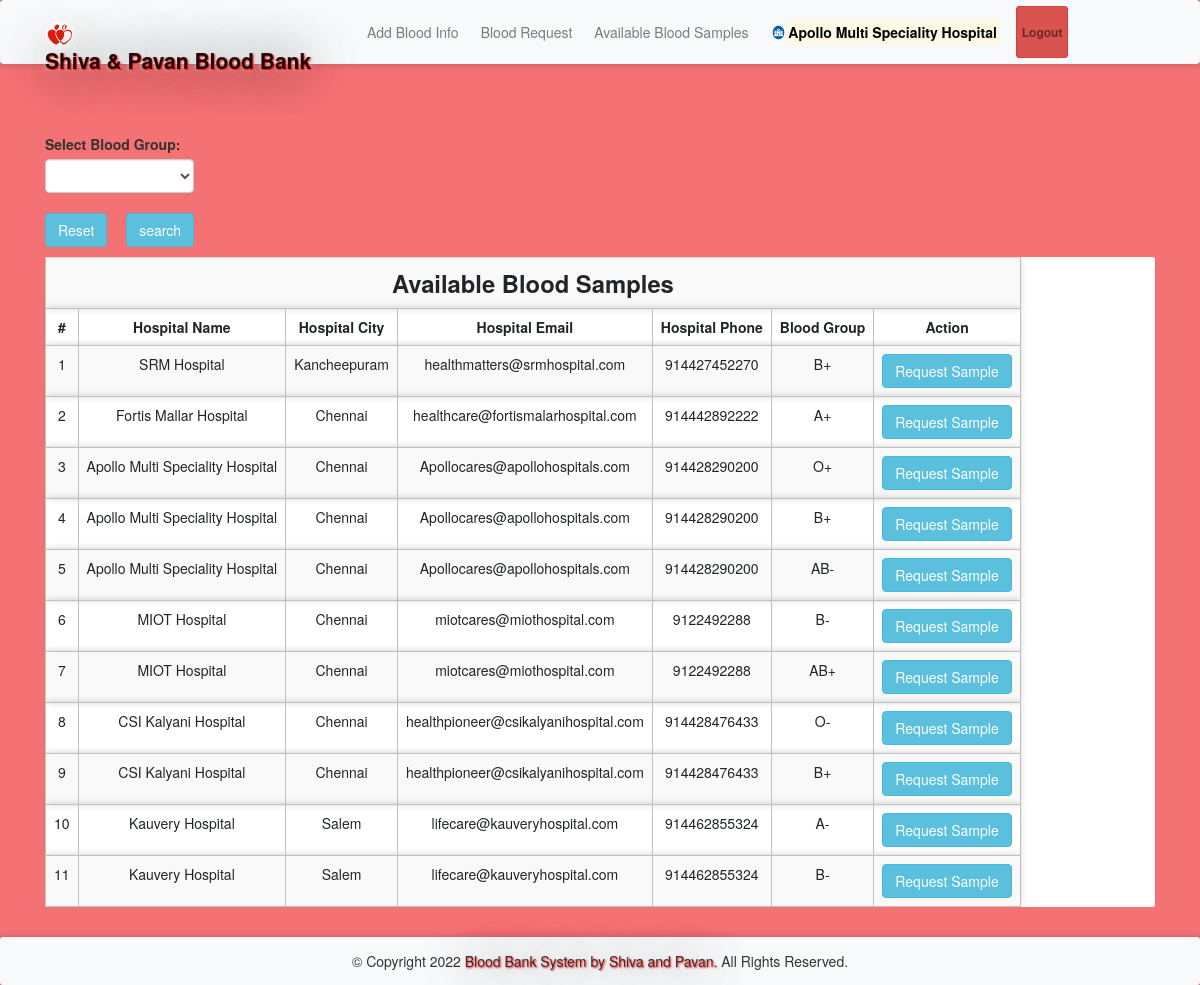
The page /abs.php (signed in) on the database its author committed.
### tables this page shows
CREATE TABLE `bloodinfo` (
  `bid` int(11) NOT NULL,
  `hid` int(11) NOT NULL,
  `bg` varchar(10) NOT NULL
);

CREATE TABLE `hospitals` (
  `id` int(11) NOT NULL,
  `hname` varchar(100) NOT NULL,
  `hemail` varchar(100) NOT NULL,
  `hpassword` varchar(100) NOT NULL,
  `hphone` varchar(100) NOT NULL,
  `hcity` varchar(100) NOT NULL
);

### message.php (called while the page is built, shortened)
<?php $counter=0; if(isset($_GET['msg'])) { ?>
	<div class="col-5 alert alert alert-success alert-dismissible fade show card" id="message">
		<button type="button" class="close" data-dismiss="alert" title="close">&times;</button><?php echo $_GET['msg'];?>
	</div>
<?php }?>

### abs.php (the view, shortened to what this page needs)
<?php
require 'file/connection.php';
if(isset($_GET['search'])){
    $searchKey = $_GET['search'];
    $sql = "select bloodinfo.*, hospitals.* from bloodinfo, hospitals where bloodinfo.hid=hospitals.id && bg LIKE '%$searchKey%'";
}else{
    $sql = "select bloodinfo.*, hospitals.* from bloodinfo, hospitals where bloodinfo.hid=hospitals.id";
}
$result = mysqli_query($conn, $sql);
?>
<!DOCTYPE html>
<html>
<?php require 'head.php'; ?>
<body style="background-color: #f47174">
    <?php require 'header.php'; ?>
    <div class="container cont">
        <?php require 'message.php'; ?>
        <div class="row col-lg-8 col-md-8 col-sm-12 mb-3">
            <form method="get" action="" style="margin-top:-20px; ">
            <label class="font-weight-bolder">Select Blood Group:</label>
               <select name="search" class="form-control">
               <option><?php echo @$_GET['search']; ?></option>
               <option value="A+">A+</option>
               </select><br>
               <a href="abs.php" class="btn btn-info mr-4"> Reset</a>
               <input type="submit" name="submit" class="btn btn-info" value="search">
           </form>
        </div>
        <table class="table table-responsive table-striped rounded mb-5" style="background-color: white">
            <tr><th colspan="7" class="title">Available Blood Samples</th></tr>
            <tr>
                <th>#</th>
                <th>Hospital Name</th>
                <th>Hospital City</th>
                <th>Hospital Email</th>
                <th>Hospital Phone</th>
                <th>Blood Group</th>
                <th>Action</th>
            </tr>
        <?php while($row = mysqli_fetch_array($result)) { ?>
            <tr>
                <td><?php echo ++$counter;?></td>
                <td><?php echo $row['hname'];?></td>
                <td><?php echo ($row['hcity']); ?></td>
                <td><?php echo ($row['hemail']); ?></td>
                <td><?php echo ($row['hphone']); ?></td>
                <td><?php echo ($row['bg']); ?></td>
                <form action="file/request.php" method="post">
                <?php if (isset($_SESSION['hid'])) { ?>
                <td><a href="javascript:void(0);" class="btn btn-info hospital">Request Sample</a></td>
                <?php } else {(isset($_SESSION['rid']))  ?>
                <td><input type="submit" name="request" class="btn btn-info" value="Request Sample"></td>
                <?php } ?>
                </form>
            </tr>
        <?php } ?>
        </table>
    </div>
    <?php require 'footer.php' ?>
</body>

### head.php (shortened to what this page needs)
<head>
    <link rel="stylesheet" href="https://maxcdn.bootstrapcdn.com/bootstrap/4.5.0/css/bootstrap.min.css">
    <link rel="stylesheet" type="text/css" href="../library/css/bootstrap.min.css"/>
    <link href="css/style.css" rel="stylesheet"/>
</head>

### header.php (shortened to what this page needs)
<nav class="navbar navbar-expand-sm navbar-light bg-light sticky-top">
	<div class="container">
		<a class="navbar-brand" href="index.php"><img src="image/favicon.jpg" width="30" height="30" class="rounded-circle">Shiva & Pavan Blood Bank</a>
          <div class="collapse navbar-collapse" id="collapsibleNavbar">
        <?php if (isset($_SESSION['hid'])) { ?>
		<ul class="navbar-nav ml-auto">
			<li class="nav-item">
				<a class="nav-link btn btn-light" href="bloodinfo.php">Add Blood Info</a>
            </li>
            <li class="nav-item">
                <a class="nav-link btn btn-light" href="bloodrequest.php">Blood Request</a>
            </li>
			<li class="nav-item">
				<a class="nav-link btn btn-light" href="abs.php">Available Blood Samples</a>
            </li>
            <li class="nav-item">
                <a href="hprofile.php?id=<?php echo $_SESSION['hid']; ?>" class="nav-link btn font-weight-bold"><img src="image/hospital.png" width="15" height="15" class="rounded-circle"><mark><?php echo $_SESSION['hname']; ?></mark></a>
            </li>
            <li class="nav-item">
                <a class="nav-link btn btn-danger btn-sm font-weight-bold" href="logout.php">Logout</a>
            </li>
        </ul>
        <?php } ?>
       </div>
    </div>
</nav>

### footer.php (shortened to what this page needs)
<footer class="footer text-center bg-light">
	© Copyright <span id="demo"></span> <span class="brand">Blood Bank System by Shiva and Pavan. </span> All Rights Reserved.
</footer>

### css/style.css (style rules this page uses)
.cont { padding-top: 40px; text-align: justify; font-size: 1em; }
.card ,nav, .footer,tr,video { border-radius: 3px; transition: all 200ms ease-out; box-shadow: 0px 0px 7px rgba(0, 0, 0, 0.2); }
tr,th,td { border:0.1px solid silver; text-align: center; }
.nav-item { margin-left: 10px; }
.navbar-brand { text-shadow: 1px 1px 2px red, 0 0 50px black, 0 0 5px white; font-weight: bold; font-size: 1.5em; }
.title { font-weight: bold; font-size: 1.7em; text-transform: capitalize; text-align: center; }
.brand { text-shadow: 1px 1px 2px red, 0 0 50px black, 0 0 5px white; }
.rounded-circle { margin-top: -2.5px; }
form { padding-top: 20px; }
a:link { text-decoration: none; }
.footer { padding: 14px; }

### rows shown on the page
bloodinfo: hid.hname "SRM Hospital", hid.hcity "Kancheepuram", hid.hemail "healthmatters@srmhospital.com", hid.hphone "914427452270", bg "B+"
bloodinfo: hid.hname "Fortis Mallar Hospital", hid.hcity "Chennai", hid.hemail "healthcare@fortismalarhospital.com", hid.hphone "914442892222", bg "A+"
bloodinfo: hid.hname "Apollo Multi Speciality Hospital", hid.hcity "Chennai", hid.hemail "Apollocares@apollohospitals.com", hid.hphone "914428290200", bg "O+"
bloodinfo: hid.hname "Apollo Multi Speciality Hospital", hid.hcity "Chennai", hid.hemail "Apollocares@apollohospitals.com", hid.hphone "914428290200", bg "B+"
bloodinfo: hid.hname "Apollo Multi Speciality Hospital", hid.hcity "Chennai", hid.hemail "Apollocares@apollohospitals.com", hid.hphone "914428290200", bg "AB-"
bloodinfo: hid.hname "MIOT Hospital", hid.hcity "Chennai", hid.hemail "miotcares@miothospital.com", hid.hphone "9122492288", bg "B-"
bloodinfo: hid.hname "MIOT Hospital", hid.hcity "Chennai", hid.hemail "miotcares@miothospital.com", hid.hphone "9122492288", bg "AB+"
bloodinfo: hid.hname "CSI Kalyani Hospital", hid.hcity "Chennai", hid.hemail "healthpioneer@csikalyanihospital.com", hid.hphone "914428476433", bg "O-"
bloodinfo: hid.hname "CSI Kalyani Hospital", hid.hcity "Chennai", hid.hemail "healthpioneer@csikalyanihospital.com", hid.hphone "914428476433", bg "B+"
bloodinfo: hid.hname "Kauvery Hospital", hid.hcity "Salem", hid.hemail "lifecare@kauveryhospital.com", hid.hphone "914462855324", bg "A-"
bloodinfo: hid.hname "Kauvery Hospital", hid.hcity "Salem", hid.hemail "lifecare@kauveryhospital.com", hid.hphone "914462855324", bg "B-"

### other values the page prints
$_SESSION['hname'] "Apollo Multi Speciality Hospital"
